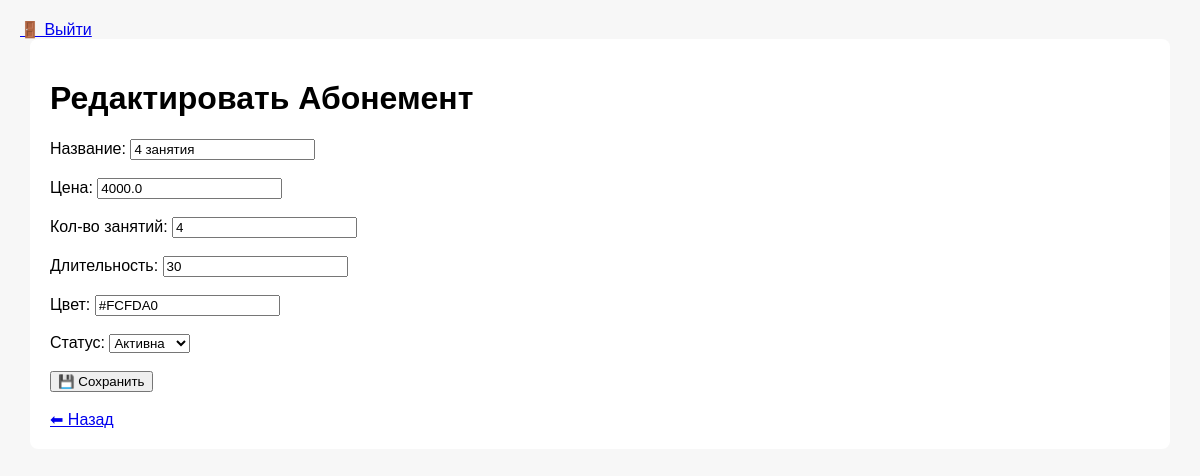
/cards/edit/1 (signed in), run on the app's committed database.
### tables this page shows
CREATE TABLE cards
                   (
                       id INTEGER PRIMARY KEY AUTOINCREMENT,
                       name TEXT NOT NULL,
                       price REAL NOT NULL,
                       lessons_count INTEGER NOT NULL,
                       duration TEXT NOT NULL,
                       color TEXT,
                       status TEXT NOT NULL,
                       creation_date TEXT
                   );

### app.py (the view)
    def wrapper(*args, **kwargs):
        if "user" not in session:
            return redirect(url_for("login"))
        return fn(*args, **kwargs)

### app.py (called while the page is built)
def login_required(fn):
    def wrapper(*args, **kwargs):
        if "user" not in session:
            return redirect(url_for("login"))
        return fn(*args, **kwargs)
    wrapper.__name__ = fn.__name__
    return wrapper

@app.route("/cards/edit/<int:card_id>", methods=["GET", "POST"])
@login_required
def edit_card(card_id):
    card = db.get_card_by_id(card_id)
    if request.method == "POST":
        db.update_card(card_id, request.form["name"], request.form["price"], request.form["lessons_count"],
            request.form["duration"], request.form["color"], request.form["status"]
        )
        flash("Карточка с названием<b> "+request.form["name"]+" </b>обновлена!", "success")
        return redirect(url_for("cards"))
    return render_template("edit_card.html", card=card)

### database.py (called while the page is built)
def get_connection():
    conn = sqlite3.connect(DB_NAME)
    conn.row_factory = sqlite3.Row
    return conn

def get_card_by_id(card_id):
    conn = get_connection()
    card = conn.execute("SELECT * FROM cards WHERE id=?", (card_id,)).fetchone()
    conn.close()
    return card

### templates/edit_card.html (shortened to what this page needs)
{% extends "base.html" %}
{% block content %}
<h1>Редактировать Абонемент</h1>
<form method="POST">
    <label>Название: <input type="text" name="name" value="{{ card.name }}" required></label><br><br>
    <label>Цена: <input type="number" name="price" value="{{ card.price }}" required></label><br><br>
    <label>Кол-во занятий: <input type="number" name="lessons_count" value="{{ card.lessons_count }}"
                                  required></label><br><br>
    <label>Длительность: <input type="text" name="duration" value="{{ card.duration }}" required></label><br><br>
    <label>Цвет: <input type="text" name="color" value="{{ card.color }}"></label><br><br>
    <label>Статус:
        <select name="status">
            <option {% if card.status=='Активна' %}selected{% endif %}>Активна</option>
        </select></label><br><br>
    <button type="submit">💾 Сохранить</button>
</form>
<br>
<a href="{{ url_for('cards') }}">⬅ Назад</a>
{% endblock %}

### templates/base.html (style rules this page uses)
body { font-family: Arial, sans-serif; margin: 20px; background: #f7f7f7; }

### data on the page
cards: name "4 занятия", price "4000.0", lessons_count "4", duration "30", color "#FCFDA0", status "Активна"
